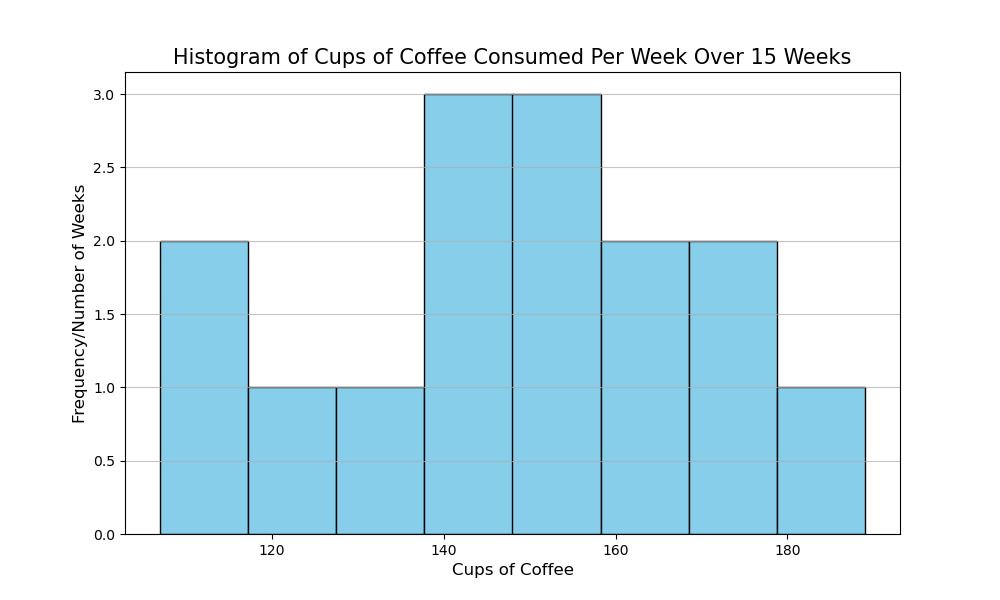

Recreate this plot in Python.

import matplotlib.pyplot as plt

# Given data
data = [
    {'Week': 1, 'Cups of Coffee': 150}, {'Week': 2, 'Cups of Coffee': 130},
    {'Week': 3, 'Cups of Coffee': 165}, {'Week': 4, 'Cups of Coffee': 123},
    {'Week': 5, 'Cups of Coffee': 140}, {'Week': 6, 'Cups of Coffee': 158},
    {'Week': 7, 'Cups of Coffee': 175}, {'Week': 8, 'Cups of Coffee': 149},
    {'Week': 9, 'Cups of Coffee': 161}, {'Week': 10, 'Cups of Coffee': 113},
    {'Week': 11, 'Cups of Coffee': 107}, {'Week': 12, 'Cups of Coffee': 142},
    {'Week': 13, 'Cups of Coffee': 189}, {'Week': 14, 'Cups of Coffee': 171},
    {'Week': 15, 'Cups of Coffee': 140}
]

# Extracting 'Cups of Coffee' values for the histogram
cups_of_coffee = [week_data['Cups of Coffee'] for week_data in data]

# Create a histogram
plt.figure(figsize=(10, 6))  # Sets the figure size
plt.hist(cups_of_coffee, bins=8, color='skyblue', edgecolor='black')

# Adding visual enhancements
plt.title('Histogram of Cups of Coffee Consumed Per Week Over 15 Weeks', fontsize=15)
plt.xlabel('Cups of Coffee', fontsize=12)
plt.ylabel('Frequency/Number of Weeks', fontsize=12)
plt.xticks(fontsize=10)
plt.yticks(fontsize=10)
plt.grid(axis='y', alpha=0.75)

# Display the histogram
plt.show()
